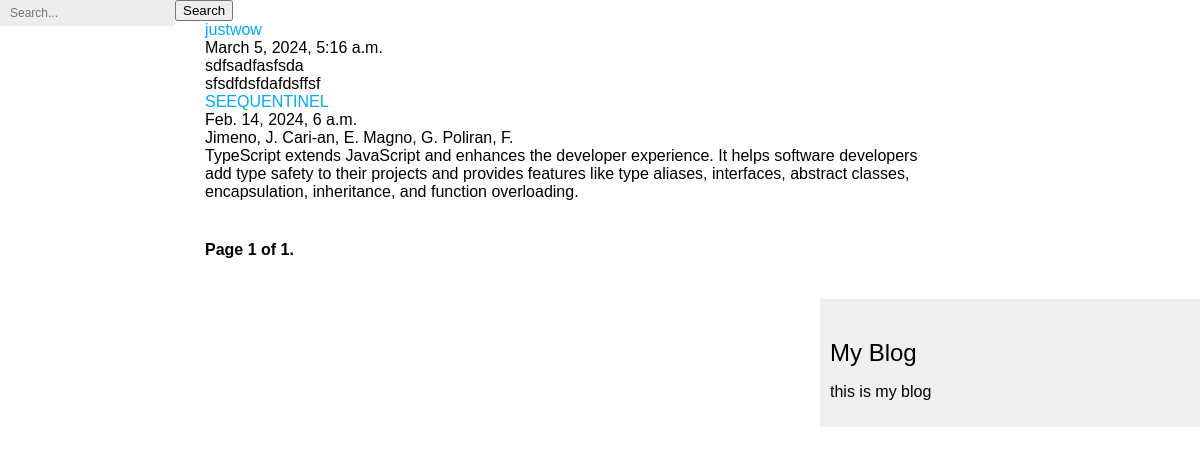
The app's page /thesis/ with its own data.
### thesis/models.py (models this page shows, shortened)
class Post(models.Model):
    class Status(models.TextChoices):
        DRAFT = 'DF', 'Draft'
        PUBLISHED = 'PB', 'Published'
    title = models.CharField(max_length=250)
    slug = models.SlugField(max_length=250, unique_for_date="publish")
    the_one_who_posted = models.ForeignKey(
        User, on_delete=models.CASCADE, related_name="capstone_posts"
    )
    abstract = models.TextField()
    authors = models.CharField(max_length=500)
    adviser = models.CharField(max_length=250)
    panels = models.CharField(max_length=500)
    status = models.CharField(
        max_length=3, choices=Status.choices, default=Status.DRAFT
    )
    publish = models.DateTimeField(default=timezone.now)
    created = models.DateTimeField(auto_now_add=True)
    updated = models.DateTimeField(auto_now=True)
    tags = TaggableManager()
    class Meta:
        ordering = ["-publish"]
        indexes = [
            models.Index(fields=["-publish"]),
        ]
    def get_absolute_url(self):
        return reverse(
            "thesis:thesis_details",
            args=[self.publish.year, self.publish.month, self.publish.day, self.slug],
        )

### thesis/views.py (the view)
# urls.py: path("", views.thesis_list, name="thesis_list"),
def thesis_list(request):
    post = Post.objects.all()
    paginator = Paginator(post, 3)
    page_number = request.GET.get("page")
    try:
        post = paginator.page(page_number)
    except PageNotAnInteger:
        post = paginator.page(1)
    except EmptyPage:
        post = paginator.page(paginator.num_pages)
    return render(request, "thesis/pagination.html", {"post": post})

### thesis/templates/thesis/pagination.html (shortened to what this page needs)
{% extends "base.html"%} {% block content %}
<div class="container">
  {% for post in post %}
  <div class="item">
    <div class="title">
      <a href="{{ post.get_absolute_url }}">{{ post.title }}</a>
    </div>
    <div class="publish">{{ post.publish }}</div>
    <div>{{ post.authors }}</div>
    <div>{{post.abstract}}</div>
  </div>
  {% endfor %}
</div>
<div class="pagination">
  <span class="step-links">
    <span class="current">
      Page {{ post.number }} of {{ post.paginator.num_pages }}.
    </span>
  </span>
</div>
{% endblock %}

### thesis/static/css/style.css (style rules this page uses)
body { margin:0; padding:0; font-family:helvetica, sans-serif; }
a { color:#00abff; text-decoration:none; }
.pagination { margin:40px 0; font-weight:bold; }

### records on screen
Post: title "justwow", publish "March 5, 2024, 5:16 a.m.", authors "sdfsadfasfsda", abstract "sfsdfdsfdafdsffsf"
Post: title "SEEQUENTINEL", publish "Feb. 14, 2024, 6 a.m.", authors "Jimeno, J. Cari-an, E. Magno, G. Poliran, F.", abstract "TypeScript extends JavaScript and enhances the developer experience. It helps software developers add type safety to their projects and provides features like type aliases, interfaces, abstract classes, encapsulation, inheritance, and function overloading."

### other values on screen
{{ post.number }} "1"
{{ post.paginator.num_pages }} "1"
